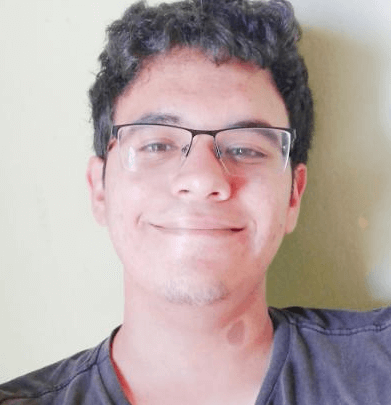
#> input picture src/Generators/Faces/b.png, 391 x 405 px
$ python -i Effects.py   (imports and definitions only)
#> lines starting #> are read from the running program, lines starting #| are printed output that depends on the picture; after the words box and inside, x2 and y2 are one past the last pixel; in counts of white or black regions, pixels touching at a corner belong together
#> further down, picture is the input picture: shape (405, 391, 3); mean B, G, R 165, 166.7, 181.8
import os
import sys
import uuid
import cv2 as cv
import numpy as np
import requests
from PIL import Image
from io import BytesIO

parameters = sys.argv[1:]

effectsNameList = [
    "",
    "Grayscale","Blur","Canny","Pixelate",
    "BGR2RGB","BGR2HSV", "BGR2HLS","BGR2LUV",
    "RGB_Boost","Negative","Brightness","Skin_Whitening",
    "Heat","Sepia","Cartoon","Pencil_Sketh"
]

input_path = parameters[0] # URl de entrada
# [1 line that did not run here, left out]
# [1 line that did not run here, left out]
# [1 line that did not run here, left out]
# [1 line that did not run here, left out]
# [1 line that did not run here, left out]
# [1 line that did not run here, left out]

# Faz download da imagem da URL pública do Supabase
response = requests.get(input_path)
# [7 lines not run here, left out]

# [1 line that did not run here, left out]

# [83 lines left out: functions pixelate, rgb_boost, change_brigthness, skin_whitening, heatmap_filter, sepia_filter and 1 more, not called in this run]

def cartoon_filter(img):
    # Garantir que a imagem está em BGR (não BGRA)
    if img.shape[2] == 4:
        img = cv.cvtColor(img, cv.COLOR_BGRA2BGR)

    # Converter para escala de cinza
    gray = cv.cvtColor(img, cv.COLOR_BGR2GRAY)
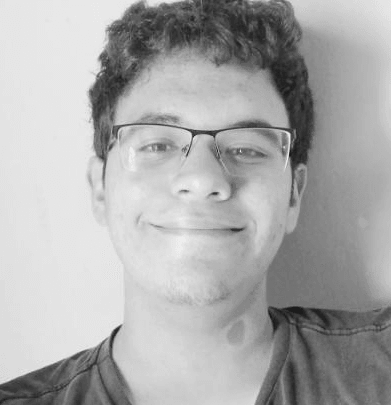
#> gray: shape (405, 391); min 27, max 238, mean 171.1

    # Aplicar blur para reduzir ruído
    gray_blur = cv.medianBlur(gray, 5)

    # Detectar bordas usando threshold adaptativo
    edges = cv.adaptiveThreshold(gray_blur, 255,
                                 cv.ADAPTIVE_THRESH_MEAN_C,
                                 cv.THRESH_BINARY, 9, 9)
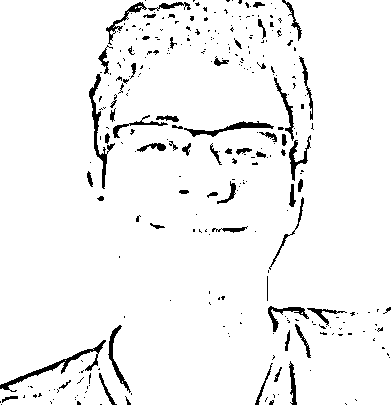
#> edges: shape (405, 391); 95.2% white; 300 black regions (238 under 20 px), largest, box (x1, y1, x2, y2) and area: (0, 340, 106, 392) 608, (89, 74, 115, 189) 537, (184, 121, 274, 137) 416

    # Aplicar filtro bilateral para suavizar cores
    color = cv.bilateralFilter(img, 9, 250, 250)

    # Combinar bordas com imagem suavizada
    cartoon = cv.bitwise_and(color, color, mask=edges)
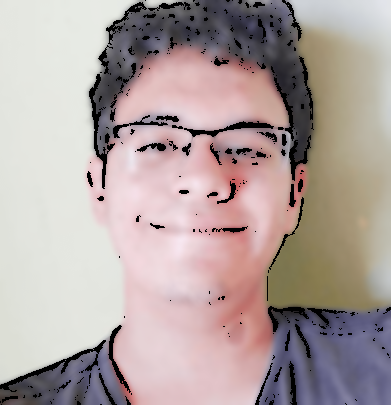
#> cartoon: shape (405, 391, 3); mean B, G, R 160, 162.1, 176.3

    return cartoon
# [26 lines left out: functions pencil_sketch_filter, negative_filter, not called in this run]

# [56 lines not run here, left out]

>>> import cv2
>>> picture = cv2.imread('../Faces/b.png')
>>> result = cartoon_filter(picture)
